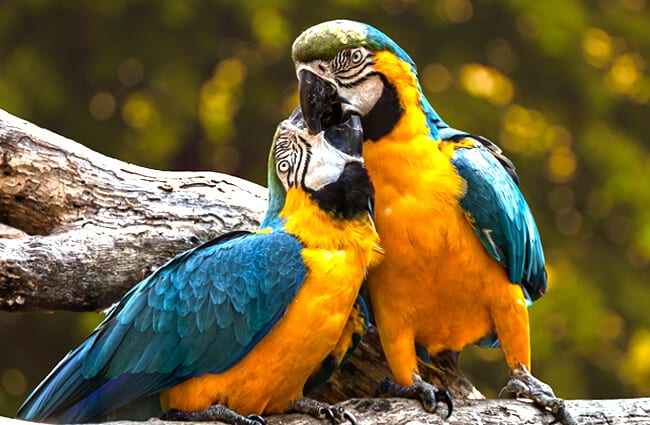
#> input picture parrot0.jpg, 650 x 425 px
$ python myslic4.py
#> lines starting #> are read from the running program, lines starting #| are printed output that depends on the picture; after the words box and inside, x2 and y2 are one past the last pixel; in counts of white or black regions, pixels touching at a corner belong together
### slic_fcts.py
import time
import unittest
# from myslic import *
import cv2
import math
import numpy as np
from skimage import io, color
from numpy.testing import assert_almost_equal
import copy


# [13 lines left out: function get_triangle_coordinates, not called in this run]


def get_grid_coordinates(rows, cols, L, frame):
    col_nb = (int)((cols - 2 * frame - L / 2) / L)
    col_coord = np.linspace(frame, cols - frame - 1, col_nb)
    coordinates = []
    row_nb = (int)((rows - 2 * frame) / L)
    row_coord = np.linspace(frame, rows - frame - 1, row_nb)
    for i, r in enumerate(row_coord):
        for c in col_coord:
            coordinates.append((int(r), int(c)))
    return coordinates


class Cluster(object):
    cluster_index = 0

    def __init__(self, h, w, l=0, a=0, b=0):
        self.update(h, w, l, a, b)
        self.pixels = []
        self.no = self.cluster_index
        Cluster.cluster_index += 1

    def update(self, h, w, l, a, b):
        self.h = h
        self.w = w
        self.l = l
        self.a = a
        self.b = b

    def __str__(self):
        return "{},{}:{} {} {} ".format(self.h, self.w, self.l, self.a, self.b)

    def __repr__(self):
        return self.__str__()

    def clear(self):
        self.pixels = []


def get_slices(cluster_pos, S, data):
    nb = len(cluster_pos)
    mat2 = np.ones((nb, 4 * S, 4 * S, 5), dtype='float32')
    xv, yv = np.meshgrid(np.arange(0, 4 * S), np.arange(0, 4 * S), indexing='ij')
    for i in range(nb):
        temp_x = xv + cluster_pos[i, 0] - 2 * S
        temp_y = yv + cluster_pos[i, 1] - 2 * S
        temp_x = temp_x.astype(int)
        temp_y = temp_y.astype(int)
        mat2[i, :, :, 0] = temp_x
        mat2[i, :, :, 1] = temp_y
        mat2[i, :, :, 2:] = data[temp_x, temp_y]
    return mat2


def get_slices_d(cluster_pos, slices, S, M, data):
    nb = len(cluster_pos)
    clusters = np.empty((nb, 5), dtype='float32')
    clusters[:, 0] = cluster_pos[:, 0]
    clusters[:, 1] = cluster_pos[:, 1]
    cluster_pos = cluster_pos.astype(int)
    clusters[:, 2:] = data[cluster_pos[:, 0], cluster_pos[:, 1]]

    temp = copy.deepcopy(slices)
    temp = temp.astype(float)
    slices_dist = np.empty((nb, 4 * S, 4 * S), dtype='float32')
    for i, cluster in enumerate(clusters):
        Ds = np.linalg.norm((temp[i, :, :, 0:2] - clusters[i, 0:2]), axis=2) / S
        Dc = np.linalg.norm((temp[i, :, :, 2:] - clusters[i, 2:]), axis=2) / M
        slices_dist[i] = np.power(np.power(Ds, 2) + np.power(Dc, 2), 0.5)
    return slices_dist


def get_slices_mask(slices_d, cluster_pos, S, image_height, image_width, border):
    nb = len(cluster_pos)
    mat = np.ones((nb, 4 * S, 4 * S), dtype=bool) * False
    temp_dis = np.full((image_height, image_width), -1.0)
    temp_dis[border:image_height - border, border:image_width - border] = np.inf

    temp_dis2 = np.full((image_height, image_width), -1.0)
    temp_dis2[border:image_height - border, border:image_width - border] = np.inf

    xv, yv = np.meshgrid(np.arange(0, 4 * S), np.arange(0, 4 * S), indexing='ij')

    for i in range(nb):
        temp_x = xv + cluster_pos[i, 0] - 2 * S
        temp_y = yv + cluster_pos[i, 1] - 2 * S
        temp_x = temp_x.astype(int)
        temp_y = temp_y.astype(int)
        mask = slices_d[i] < temp_dis2[temp_x, temp_y]
        mat[i] = mask
        x0 = int(cluster_pos[i, 0] - 2 * S)
        x1 = int(cluster_pos[i, 0] + 2 * S)
        y0 = int(cluster_pos[i, 1] - 2 * S)
        y1 = int(cluster_pos[i, 1] + 2 * S)
        temp_dis2[x0:x1, y0:y1][mask] = slices_d[i][mask]
    return mat, temp_dis2


def get_final_labels(slices_mask, cluster_pos0, S, D):
    nb = len(cluster_pos0)
    temp = np.ones(D.shape) * -1
    mask_global = np.full(D.shape, False, dtype=bool)
    for i in range(nb):
        mask_local = slices_mask[i]
        h = cluster_pos0[i, 0]
        w = cluster_pos0[i, 1]
        h = int(h)
        w = int(w)
        mask_global[h - 2 * S:h + 2 * S, w - 2 * S:w + 2 * S] = mask_local
        temp[mask_global] = int(i)
        # Reset
        mask_global[h - 2 * S:h + 2 * S, w - 2 * S:w + 2 * S] = False
    return temp


def get_new_clusters(labels, clusters_pos):
    nb = len(clusters_pos)
    temp = np.empty((nb, 2), dtype=float)
    for i in range(nb):
        mask = labels == i
        center_of_mass = np.mean(np.where(mask), axis=1, dtype=int)
        temp[i, :] = center_of_mass
    return temp

### myslic4.py
import cv2
import math
import numpy as np
from skimage import io, color
from numpy.testing import assert_almost_equal
import copy
from slic_fcts import *


K = 500
M = 60
data_for_color = io.imread('parrot0.jpg')
#> data_for_color is the input picture: shape (425, 650, 3); mean R, G, B 114.4, 98.6, 55.1
data = io.imread('parrot0.jpg')
data = color.rgb2lab(data)
#> data: shape (425, 650, 3) float64; mean of channels 0, 1, 2 42.1, 3.4, 24.2
image_height = data.shape[0]
#> image_height = 425
image_width = data.shape[1]
#> image_width = 650
N = image_height * image_width
#> N = 276250
S = int(math.sqrt(N / K))
#> S = 23
coord = get_grid_coordinates(image_height, image_width, S, 10)
border = 2 * S
#> border = 46
clusters = []
for c in coord:
    h_ = int(c[0])
    w_ = int(c[1])
    # Replace make clusters
    c = Cluster(h_, w_, data[h_][w_][0], data[h_][w_][1], data[h_][w_][2])
    clusters.append(c)
#> this loop made 442 passes
#> after the loop, clusters = 442 items
data = cv2.copyMakeBorder(data, border, border, border, border, cv2.BORDER_CONSTANT)
#> data: shape (517, 742, 3) float64; mean of channels 0, 1, 2 30.3, 2.4, 17.4
data_for_color = cv2.copyMakeBorder(data_for_color, border, border, border, border, cv2.BORDER_CONSTANT)
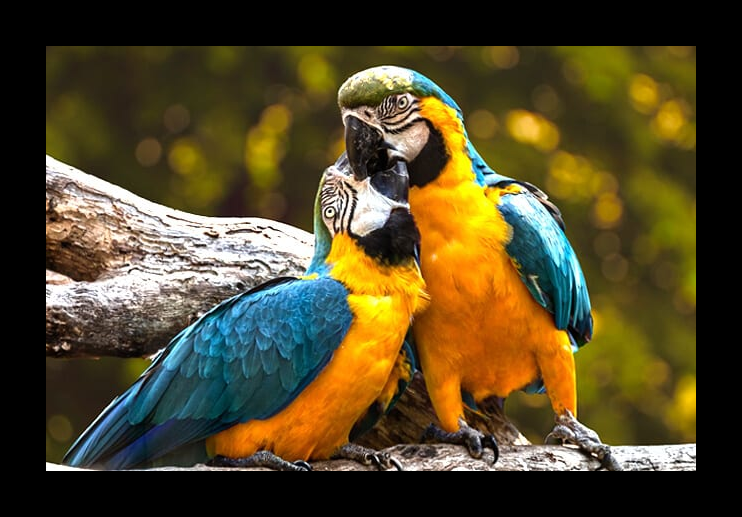
#> data_for_color: shape (517, 742, 3); mean R, G, B 82.4, 71, 39.7
image_height = data.shape[0]
#> image_height = 517
image_width = data.shape[1]
#> image_width = 742
for c in clusters:
    c.update(c.h + border, c.w + border, c.l, c.a, c.b)
#> this loop made 442 passes

cluster_pos = np.empty((len(clusters), 2))
for i, cluster in enumerate(clusters):
    cluster_pos[i] = [cluster.h, cluster.w]

label = {}
dis = np.full((image_height, image_width), -1.0)
dis[border:image_height - border, border:image_width - border] = np.inf
D = np.full((image_height, image_width), -1.0)
D[border:image_height - border, border:image_width - border] = np.inf
LABEL = np.full((image_height, image_width), -1.0)
clusters_temp = np.empty((clusters[0].cluster_index, 3))

slices = get_slices(cluster_pos, S, data)
slices_d = get_slices_d(cluster_pos, slices, S, M, data)
#> after the loop in get_slices_d, `for i, cluster in enumerate(clusters):`:
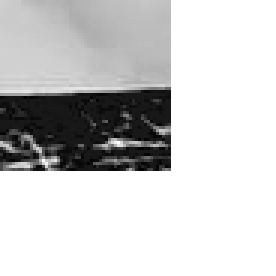
#> Dc: shape (92, 92) float64 (shown 3 times larger); min 0, max 1.52, mean 1.23; drawn with min black and max white
slices_mask, final_dis = get_slices_mask(slices_d, cluster_pos, S, image_height, image_width, border)
#> the loop in get_slices_mask, `for i in range(nb):` made 442 passes
#> pass 1, in get_slices_mask, `mask = slices_d[i] < temp_dis2[temp_x, temp_y]`:
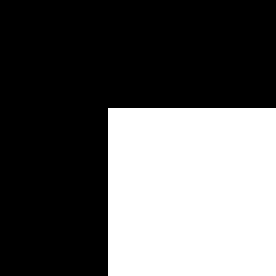
#> mask: shape (92, 92) bool (shown 3 times larger); 37.1% white; 1 white region, box (x1, y1, x2, y2) and area: (36, 36, 92, 92) 3136
#> after the loop in get_slices_mask, `for i in range(nb):`:
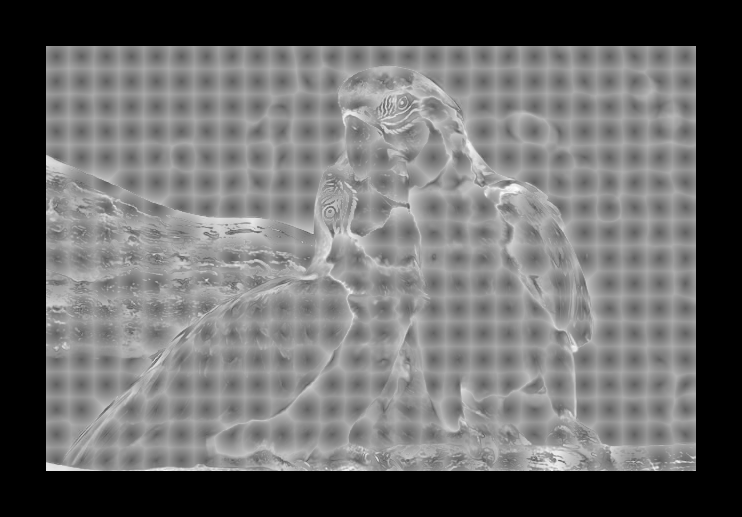
#> temp_dis2: shape (517, 742) float64; min -1, max 1.66, mean 0.0939; drawn with min black and max white
test_final_labels2 = get_final_labels(slices_mask, cluster_pos, S, D)
#> after the loop in get_final_labels, `for i in range(nb):`: mask_global: shape (517, 742) bool; every value is 0
new_clusters = get_new_clusters(test_final_labels2, cluster_pos)
#> after the loop in get_new_clusters, `for i in range(nb):`:
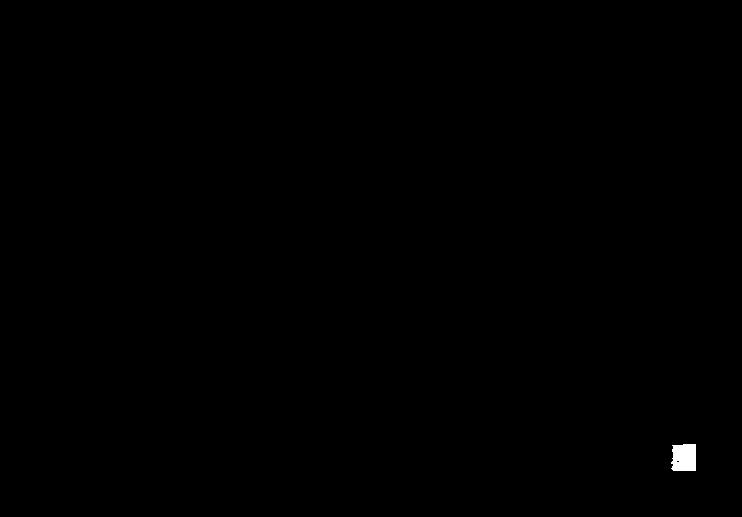
#> mask: shape (517, 742) bool; 0.16% white; 1 white region, box (x1, y1, x2, y2) and area: (671, 444, 696, 471) 624

cluster_pos = new_clusters

# Visualize
image_arr = np.copy(data)
colors_temp = np.empty((len(clusters), 3))
cluster_viz = cluster_pos - border
for i in range(len(cluster_pos)):
    colors_temp[i, :] = data_for_color[int(cluster_pos[i, 0]), int(cluster_pos[i, 1]), :]

temp = test_final_labels2[border:-border, border:-border]
#> temp: shape (425, 650) float64
temp = temp.astype(int)
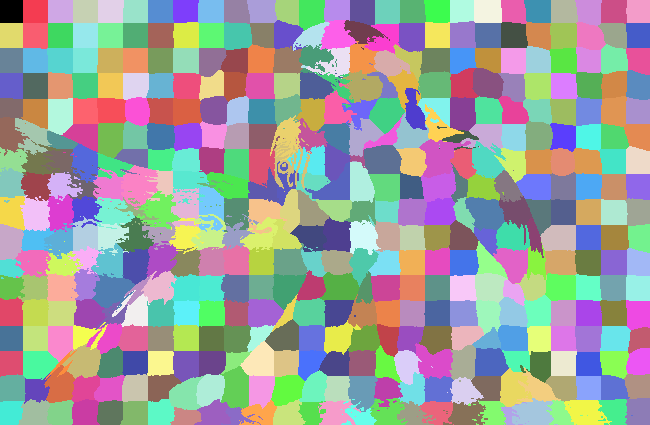
#> temp: shape (425, 650) int64; 442 distinct labels, from 0 to 441; one colour per label, 0 black
image_arr = image_arr[border:-border, border:-border]
image_arr = colors_temp[temp, :]
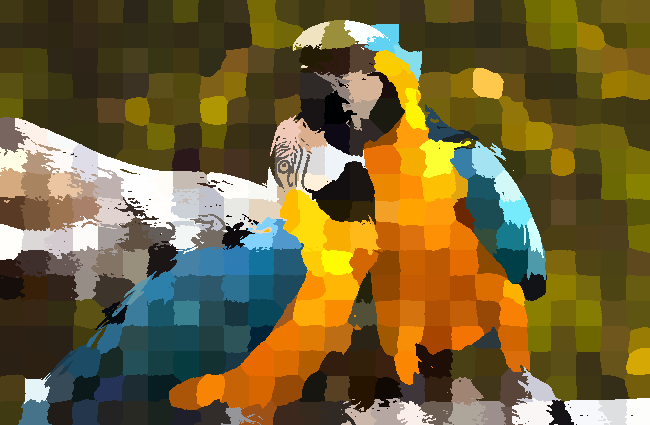
#> image_arr: shape (425, 650, 3) float64; mean of channels 0, 1, 2 114.9, 99, 55.1; drawn as R, G, B

image_arr = image_arr.astype(dtype=np.uint8)
